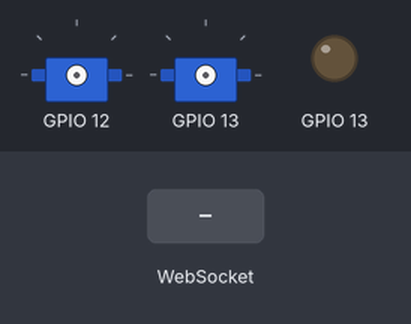
This sketch was run on a simulated ESP32. Parts: 2 × servo, output pins drawn as LEDs (lit = HIGH). The inputs (shaded band) are chosen by the test bench. WiFi joins after 1.5 s; servers stay silent unless stated; the camera gives no picture; servo pulses on a pin are drawn as a servo (544–2400 µs = 0–180°); what the sketch prints to the serial monitor is not drawn.

Above: at 3.0 s.
3.1 s: WebSocket text "0909" received
4.6 s: WebSocket text "5" received
At 5.1 s:
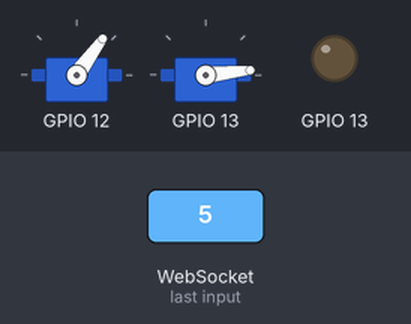
6.1 s: WebSocket text "200" received
At 7.3 s:
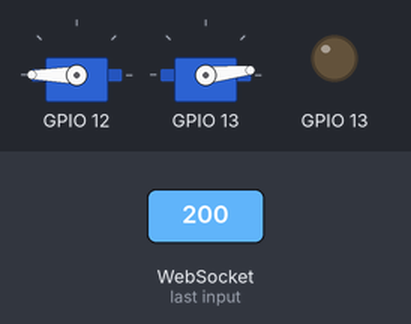
7.6 s: WebSocket text "0909" received
At 8.6 s:
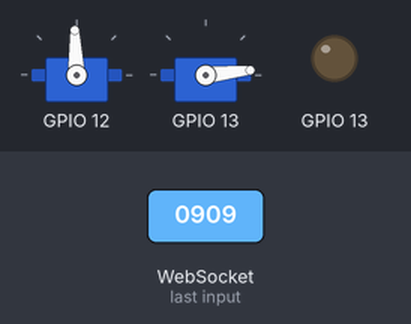
Timing chart, 0 to 10.1 s (numbered marks = the images above; inputs shaded):
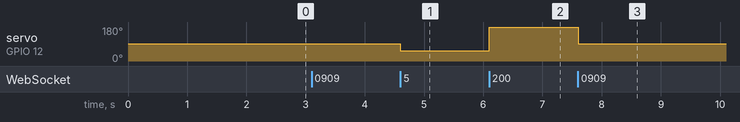

The sketch:

ESP-CAM_RC.ino
```cpp
#include <WebSocketsServer.h>
#include <WiFi.h>
#include "esp_camera.h"
#include "esp_timer.h"
#include "img_converters.h"
#include "Arduino.h"
#include "fb_gfx.h"
#include "soc/soc.h"
#include "soc/rtc_cntl_reg.h"
#include "esp_http_server.h"

#define PWDN_GPIO_NUM     32
#define RESET_GPIO_NUM    -1
#define XCLK_GPIO_NUM      0
#define SIOD_GPIO_NUM     26
#define SIOC_GPIO_NUM     27
#define Y9_GPIO_NUM       35
#define Y8_GPIO_NUM       34
#define Y7_GPIO_NUM       39
#define Y6_GPIO_NUM       36
#define Y5_GPIO_NUM       21
#define Y4_GPIO_NUM       19
#define Y3_GPIO_NUM       18
#define Y2_GPIO_NUM        5
#define VSYNC_GPIO_NUM    25
#define HREF_GPIO_NUM     23
#define PCLK_GPIO_NUM     22

const char* ssid = "Your SSID";
const char* password = "Your PASSWORD";

const int SERVO_RESOLUTION = 16;
uint32_t duty;

//Websocket setting
WebSocketsServer webSocket = WebSocketsServer(81);
void onWebSocketEvent(uint8_t num, WStype_t type, uint8_t * payload, size_t length) {
  if(type == WStype_TEXT){
    String cmd = (char*)payload;
    Serial.println(cmd);
    if(cmd == "0909"){
      ledcWrite(2, 0);
      ledcWrite(4, 4900);
    }
    else{
      int x = map(cmd.substring(0, 2).toInt(), 0, 18, 2000, 7800);
      int y = map(cmd.substring(2, 4).toInt(), 0, 18, 2000, 7800);
      ledcWrite(2, y);
      ledcWrite(4, x);
    }
  }
}

#define PART_BOUNDARY "123456789000000000000987654321"
static const char* _STREAM_CONTENT_TYPE = "multipart/x-mixed-replace;boundary=" PART_BOUNDARY;
static const char* _STREAM_BOUNDARY = "\r\n--" PART_BOUNDARY "\r\n";
static const char* _STREAM_PART = "Content-Type: image/jpeg\r\nContent-Length: %u\r\n\r\n";
httpd_handle_t stream_httpd = NULL;

static const char PROGMEM INDEX_HTML[] = R"rawliteral(
<!DOCTYPE html>
<html>
<body>
    <div style="width:100vw; height:100vw">
        <img id="img">
    </div>
</body>
<script src="https://cdnjs.cloudflare.com/ajax/libs/nipplejs/0.8.7/nipplejs.min.js"></script>
<script>
    const ip = window.location.protocol + "//" + window.location.hostname;
    const img = document.getElementById("img");
    img.src = ip + "/stream";
    const ws = new WebSocket(ip.replace("http", "ws") + ":81");
    ws.onopen = function (msg) {
        console.log("Connected");
    };
    ws.onclose = function (msg) {
        console.log("Closed");
    };
    ws.onmessage = function (msg) {
        console.log(msg.data);
    };
    const joystick = nipplejs.create({
        mode: 'dynamic',
        color: 'green',
        size: 180
    });
    let start_x, start_y;
    joystick.on('start', function (evt, obj) {
        start_x = obj.position.x;
        start_y = obj.position.y;
    });

    let cur_x, cur_y, x, y, command_prev;
    joystick.on('move', function (evt, obj) {
        cur_x = obj.position.x;
        cur_y = obj.position.y;

        //range : -50 ~ 50
        x = Math.round(cur_x - start_x, 0);
        y = Math.round(start_y - cur_y, 0);

        //Make range to -4 ~ 22
        x = Math.round((x / 3.846) + 9, 0);
        y = Math.round((y / 3.846) + 9, 0);

        //Trim to 0 ~ 18
        if (x < 0) x = 0;
        else if (x > 18) x = 18;
        if (y < 0) y = 0;
        else if (y > 18) y = 18;

        //Make string command combination
        const command = String(x).padStart(2, "0") + String(y).padStart(2, "0")
        if (command != command_prev){
          ws.send(command);
          command_prev = command;
        }
    });

    joystick.on('end', function (evt, obj) {
        ws.send("0909");
    });
</script>
</html>
)rawliteral";

static esp_err_t index_handler(httpd_req_t *req){
    httpd_resp_set_type(req, "text/html");
    return httpd_resp_send(req, (const char *)INDEX_HTML, strlen(INDEX_HTML));
}

static esp_err_t stream_handler(httpd_req_t *req){
  camera_fb_t * fb = NULL;
  esp_err_t res = ESP_OK;
  size_t _jpg_buf_len = 0;
  uint8_t * _jpg_buf = NULL;
  char * part_buf[64];

  res = httpd_resp_set_type(req, _STREAM_CONTENT_TYPE);
  if(res != ESP_OK){
    return res;
  }

  while(true){
    fb = esp_camera_fb_get();
    if (!fb) {
      Serial.println("Camera capture failed");
      res = ESP_FAIL;
    } else {
      if(fb->width > 400){
        if(fb->format != PIXFORMAT_JPEG){
          bool jpeg_converted = frame2jpg(fb, 80, &_jpg_buf, &_jpg_buf_len);
          esp_camera_fb_return(fb);
          fb = NULL;
          if(!jpeg_converted){
            Serial.println("JPEG compression failed");
            res = ESP_FAIL;
          }
        } else {
          _jpg_buf_len = fb->len;
          _jpg_buf = fb->buf;
        }
      }
    }
    if(res == ESP_OK){
      size_t hlen = snprintf((char *)part_buf, 64, _STREAM_PART, _jpg_buf_len);
      res = httpd_resp_send_chunk(req, (const char *)part_buf, hlen);
    }
    if(res == ESP_OK){
      res = httpd_resp_send_chunk(req, (const char *)_jpg_buf, _jpg_buf_len);
    }
    if(res == ESP_OK){
      res = httpd_resp_send_chunk(req, _STREAM_BOUNDARY, strlen(_STREAM_BOUNDARY));
    }
    if(fb){
      esp_camera_fb_return(fb);
      fb = NULL;
      _jpg_buf = NULL;
    } else if(_jpg_buf){
      free(_jpg_buf);
      _jpg_buf = NULL;
    }
    if(res != ESP_OK){
      break;
    }
  }
  return res;
}

void startCameraServer(){
  httpd_config_t config = HTTPD_DEFAULT_CONFIG();
  config.server_port = 80;

  httpd_uri_t index_uri = {
    .uri       = "/",
    .method    = HTTP_GET,
    .handler   = index_handler,
    .user_ctx  = NULL
  };

  httpd_uri_t stream_uri = {
    .uri       = "/stream",
    .method    = HTTP_GET,
    .handler   = stream_handler,
    .user_ctx  = NULL
    };
  if (httpd_start(&stream_httpd, &config) == ESP_OK) {
    httpd_register_uri_handler(stream_httpd, &index_uri);
    httpd_register_uri_handler(stream_httpd, &stream_uri);
  }
}

void setup() {
  WRITE_PERI_REG(RTC_CNTL_BROWN_OUT_REG, 0); //disable brownout detector

  Serial.begin(115200);
  Serial.setDebugOutput(false);

  ledcSetup(2, 50, SERVO_RESOLUTION); //channel, freq, resolution
  ledcAttachPin(13, 2); // pin, channel

  ledcSetup(4, 50, SERVO_RESOLUTION); //channel, freq, resolution
  ledcAttachPin(12, 4); // pin, channel

  camera_config_t config;
  config.ledc_channel = LEDC_CHANNEL_0;
  config.ledc_timer = LEDC_TIMER_0;
  config.pin_d0 = Y2_GPIO_NUM;
  config.pin_d1 = Y3_GPIO_NUM;
  config.pin_d2 = Y4_GPIO_NUM;
  config.pin_d3 = Y5_GPIO_NUM;
  config.pin_d4 = Y6_GPIO_NUM;
  config.pin_d5 = Y7_GPIO_NUM;
  config.pin_d6 = Y8_GPIO_NUM;
  config.pin_d7 = Y9_GPIO_NUM;
  config.pin_xclk = XCLK_GPIO_NUM;
  config.pin_pclk = PCLK_GPIO_NUM;
  config.pin_vsync = VSYNC_GPIO_NUM;
  config.pin_href = HREF_GPIO_NUM;
  config.pin_sscb_sda = SIOD_GPIO_NUM;
  config.pin_sscb_scl = SIOC_GPIO_NUM;
  config.pin_pwdn = PWDN_GPIO_NUM;
  config.pin_reset = RESET_GPIO_NUM;
  config.xclk_freq_hz = 20000000;
  config.pixel_format = PIXFORMAT_JPEG;
  config.frame_size = FRAMESIZE_VGA;
  config.jpeg_quality = 25;
  config.fb_count = 2;

  // Camera init
  esp_err_t err = esp_camera_init(&config);
  if (err != ESP_OK) {
    Serial.printf("Camera init failed with error 0x%x", err);
    return;
  }

  // Wi-Fi connection
  WiFi.begin(ssid, password);
  while (WiFi.status() != WL_CONNECTED) {
    delay(500);
    Serial.print(".");
  }
  Serial.println("");
  Serial.println("WiFi connected");

  Serial.print("Camera Stream Ready! Go to: http://");
  Serial.print(WiFi.localIP());
  Serial.println("");

  // Start streaming web server
  startCameraServer();

  // Start websocekt server
  webSocket.begin();
  webSocket.onEvent(onWebSocketEvent);
}

void loop() {
  webSocket.loop();
}
```

Measured:
- after the input at 4.6 s, servo on GPIO 12: 92° → 54° at once
- after the input at 6.1 s, servo on GPIO 12: 54° → 180° at once
- after the input at 7.6 s, servo on GPIO 12: 180° → 92° at once
